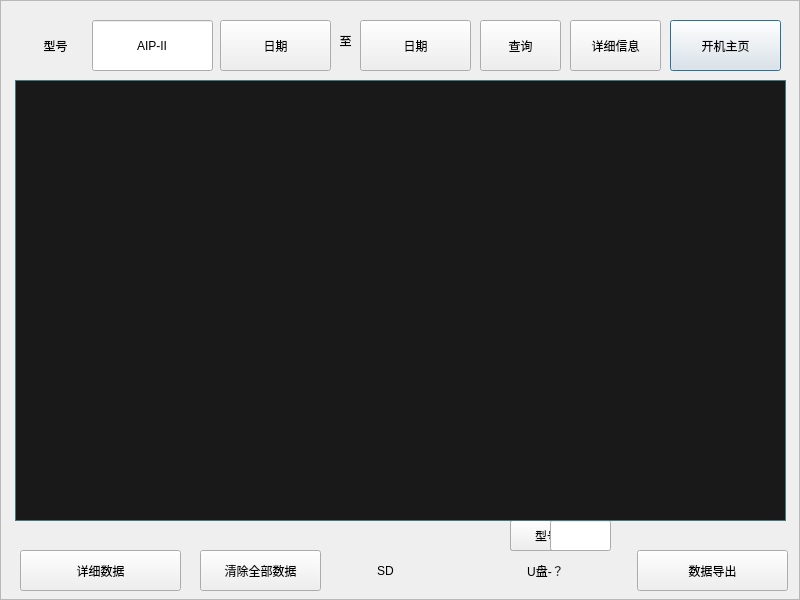
<?xml version="1.0" encoding="UTF-8"?>
<ui version="4.0">
 <class>w_Data</class>
 <widget class="QDialog" name="w_Data">
  <property name="geometry">
   <rect>
    <x>0</x>
    <y>0</y>
    <width>800</width>
    <height>600</height>
   </rect>
  </property>
  <property name="autoFillBackground">
   <bool>true</bool>
  </property>
  <widget class="QLabel" name="label">
   <property name="geometry">
    <rect>
     <x>0</x>
     <y>0</y>
     <width>800</width>
     <height>600</height>
    </rect>
   </property>
   <property name="styleSheet">
    <string notr="true"/>
   </property>
   <property name="frameShape">
    <enum>QFrame::StyledPanel</enum>
   </property>
  </widget>
  <widget class="QPushButton" name="back">
   <property name="geometry">
    <rect>
     <x>670</x>
     <y>20</y>
     <width>111</width>
     <height>51</height>
    </rect>
   </property>
   <property name="text">
    <string>开机主页</string>
   </property>
  </widget>
  <widget class="QPushButton" name="button_in">
   <property name="geometry">
    <rect>
     <x>510</x>
     <y>520</y>
     <width>98</width>
     <height>31</height>
    </rect>
   </property>
   <property name="text">
    <string>数据导入</string>
   </property>
  </widget>
  <widget class="QPushButton" name="button_put">
   <property name="geometry">
    <rect>
     <x>637</x>
     <y>550</y>
     <width>151</width>
     <height>41</height>
    </rect>
   </property>
   <property name="text">
    <string>数据导出</string>
   </property>
  </widget>
  <widget class="QLabel" name="label_Udiak">
   <property name="geometry">
    <rect>
     <x>450</x>
     <y>550</y>
     <width>191</width>
     <height>41</height>
    </rect>
   </property>
   <property name="font">
    <font>
     <pointsize>9</pointsize>
    </font>
   </property>
   <property name="text">
    <string>U盘-？</string>
   </property>
   <property name="alignment">
    <set>Qt::AlignCenter</set>
   </property>
  </widget>
  <widget class="QPushButton" name="button_out_model">
   <property name="geometry">
    <rect>
     <x>510</x>
     <y>520</y>
     <width>98</width>
     <height>31</height>
    </rect>
   </property>
   <property name="text">
    <string>型号导出</string>
   </property>
  </widget>
  <widget class="QLineEdit" name="lineEdit">
   <property name="geometry">
    <rect>
     <x>550</x>
     <y>520</y>
     <width>61</width>
     <height>31</height>
    </rect>
   </property>
   <property name="alignment">
    <set>Qt::AlignCenter</set>
   </property>
  </widget>
  <widget class="QPushButton" name="button_check">
   <property name="geometry">
    <rect>
     <x>480</x>
     <y>20</y>
     <width>81</width>
     <height>51</height>
    </rect>
   </property>
   <property name="text">
    <string>查询</string>
   </property>
  </widget>
  <widget class="QLineEdit" name="Model">
   <property name="geometry">
    <rect>
     <x>92</x>
     <y>20</y>
     <width>121</width>
     <height>51</height>
    </rect>
   </property>
   <property name="text">
    <string>AIP-II</string>
   </property>
   <property name="alignment">
    <set>Qt::AlignCenter</set>
   </property>
  </widget>
  <widget class="QLabel" name="label_Udiak_2">
   <property name="geometry">
    <rect>
     <x>20</x>
     <y>20</y>
     <width>71</width>
     <height>51</height>
    </rect>
   </property>
   <property name="text">
    <string>型号</string>
   </property>
   <property name="alignment">
    <set>Qt::AlignCenter</set>
   </property>
  </widget>
  <widget class="QTableWidget" name="tableWidget">
   <property name="geometry">
    <rect>
     <x>15</x>
     <y>80</y>
     <width>771</width>
     <height>420</height>
    </rect>
   </property>
   <property name="sizePolicy">
    <sizepolicy hsizetype="Maximum" vsizetype="Expanding">
     <horstretch>0</horstretch>
     <verstretch>0</verstretch>
    </sizepolicy>
   </property>
   <property name="focusPolicy">
    <enum>Qt::NoFocus</enum>
   </property>
   <property name="styleSheet">
    <string notr="true"/>
   </property>
   <property name="verticalScrollBarPolicy">
    <enum>Qt::ScrollBarAlwaysOff</enum>
   </property>
   <property name="horizontalScrollBarPolicy">
    <enum>Qt::ScrollBarAlwaysOff</enum>
   </property>
   <property name="editTriggers">
    <set>QAbstractItemView::NoEditTriggers</set>
   </property>
   <property name="selectionMode">
    <enum>QAbstractItemView::NoSelection</enum>
   </property>
   <property name="selectionBehavior">
    <enum>QAbstractItemView::SelectRows</enum>
   </property>
   <property name="rowCount">
    <number>0</number>
   </property>
   <property name="columnCount">
    <number>5</number>
   </property>
   <attribute name="horizontalHeaderHighlightSections">
    <bool>false</bool>
   </attribute>
   <attribute name="horizontalHeaderStretchLastSection">
    <bool>true</bool>
   </attribute>
   <attribute name="verticalHeaderVisible">
    <bool>false</bool>
   </attribute>
   <attribute name="verticalHeaderHighlightSections">
    <bool>false</bool>
   </attribute>
   <column>
    <property name="text">
     <string/>
    </property>
   </column>
   <column>
    <property name="text">
     <string>测试数量</string>
    </property>
   </column>
   <column>
    <property name="text">
     <string>合格数量</string>
    </property>
   </column>
   <column>
    <property name="text">
     <string>不合格数量</string>
    </property>
   </column>
   <column>
    <property name="text">
     <string>合格率</string>
    </property>
   </column>
  </widget>
  <widget class="QPushButton" name="button_start">
   <property name="geometry">
    <rect>
     <x>220</x>
     <y>20</y>
     <width>111</width>
     <height>51</height>
    </rect>
   </property>
   <property name="text">
    <string>日期</string>
   </property>
  </widget>
  <widget class="QPushButton" name="button_stop">
   <property name="geometry">
    <rect>
     <x>360</x>
     <y>20</y>
     <width>111</width>
     <height>51</height>
    </rect>
   </property>
   <property name="styleSheet">
    <string notr="true"/>
   </property>
   <property name="text">
    <string>日期</string>
   </property>
  </widget>
  <widget class="QLabel" name="label_Udiak_3">
   <property name="geometry">
    <rect>
     <x>330</x>
     <y>20</y>
     <width>31</width>
     <height>41</height>
    </rect>
   </property>
   <property name="text">
    <string>至</string>
   </property>
   <property name="alignment">
    <set>Qt::AlignCenter</set>
   </property>
  </widget>
  <widget class="QPushButton" name="button_detailed">
   <property name="geometry">
    <rect>
     <x>570</x>
     <y>20</y>
     <width>91</width>
     <height>51</height>
    </rect>
   </property>
   <property name="text">
    <string>详细信息</string>
   </property>
  </widget>
  <widget class="QLabel" name="label_5">
   <property name="geometry">
    <rect>
     <x>552</x>
     <y>11</y>
     <width>16</width>
     <height>17</height>
    </rect>
   </property>
   <property name="text">
    <string/>
   </property>
  </widget>
  <widget class="QPushButton" name="button_clear">
   <property name="geometry">
    <rect>
     <x>200</x>
     <y>550</y>
     <width>121</width>
     <height>41</height>
    </rect>
   </property>
   <property name="text">
    <string>清除全部数据</string>
   </property>
  </widget>
  <widget class="QTableView" name="tableView">
   <property name="geometry">
    <rect>
     <x>15</x>
     <y>80</y>
     <width>771</width>
     <height>441</height>
    </rect>
   </property>
   <property name="styleSheet">
    <string notr="true">background-color:#191919;
color: rgb(255, 255, 255);
border: 1px outset solid #32435E;
border-style: groove;
    border-width: 1px;
    border-color: #447684;</string>
   </property>
  </widget>
  <widget class="QPushButton" name="button_change">
   <property name="geometry">
    <rect>
     <x>20</x>
     <y>550</y>
     <width>161</width>
     <height>41</height>
    </rect>
   </property>
   <property name="text">
    <string>详细数据</string>
   </property>
  </widget>
  <widget class="QLabel" name="label_SD">
   <property name="geometry">
    <rect>
     <x>330</x>
     <y>550</y>
     <width>111</width>
     <height>41</height>
    </rect>
   </property>
   <property name="font">
    <font>
     <pointsize>9</pointsize>
    </font>
   </property>
   <property name="text">
    <string>SD</string>
   </property>
   <property name="alignment">
    <set>Qt::AlignCenter</set>
   </property>
  </widget>
 </widget>
 <resources/>
 <connections/>
</ui>
